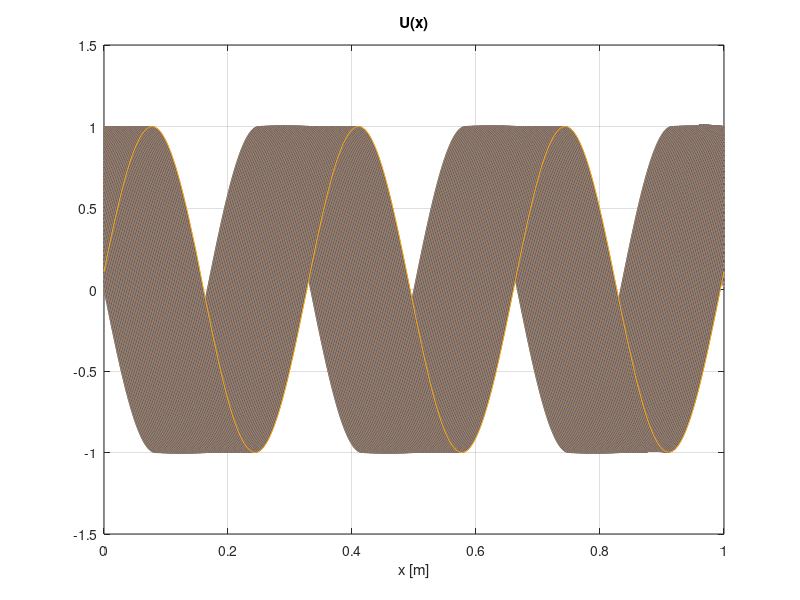

This chart was generated by the following MATLAB code:
% PDE_fala.m - jednokierunkowa propagacja fali elektromagnetycznej
clear all; close all;

c = 3e8; % prędkość światła w próżni
f = 900e6; % częstotliwość fali RF (radio-frequency) w MHz
w = 2*pi*f; % pulsacja
nx = 500; % liczba punktów w przestrzeni
nt = 400; % liczba punktów w czasie
dtdx = 0.2; % rozdzielczość czasowo-częstotliwościowa
len = c/f; % długość rozchodzącej się fali RF
k = 2*pi/len; % współczynnik skalujący x --> przesunięcie kątowe: fi = k*x
xx = 3*len; % zakładana długość obserwacji przestrzennej
dx = xx/nx; % liczba punktów w przestrzeni
dt = dtdx*dx/c; % patrz tekst
q = (c*dt/dx)^2; % patrz tekst
x = 0 : dx : xx; % punkty przestrzenne
t = 0; % czas t0

u0 = sin(w*t-k*x); % natężenie pola elektrycznego w t0
v0 = w*cos(w*t-k*x); % natężenie pola magnetycznego w t0 (pochodna elektrycznego)
t = dt; % następna chwila
u1 = u0 + dt*v0; % u(k=1) = u(k=0) + dt*du(t)/dt | dla (k=0)
U = [u0; u1]; % zapamiętanie
tt = [ 0; dt ]; % zapamiętanie

% Iteracyjne rozwiązanie równania różniczkowego
for n = 1 : nt % PO CZASIE
    t = t + dt; tt = [tt; t]; % następna chwila
    u = sin(w*t - k*x); % nowe pobudzenie na wejściu

    for j = 2 : nx % u2() - następna chwila w każdym pkt % PO PRZESTRZENI
        u2(j) = q*(u1(j+1) - 2*u1(j) + u1(j-1)) + 2*u1(j) - u0(j); % punkty 2 : nx
    end % (nowe) (druga pochodna) 2*(obecne) (stare) %
    
    u2(1) = q*(u1(2) - 2*u1(1) + u(nx)) + 2*u1(1) - u0(1); % punkt (1)
    u2(nx+1) = u2(1); % punkt (nx+1)
    U = [U; u2]; % zapamiętaj obecne rozwiązanie
    u0 = u1; u1 = u2; % aktualizacja: obecne --> poprzednie --> popoprzednie
end

plot(x, U); 
grid; 
xlabel('x [m]'); 
title('U(x)'); 
pause
